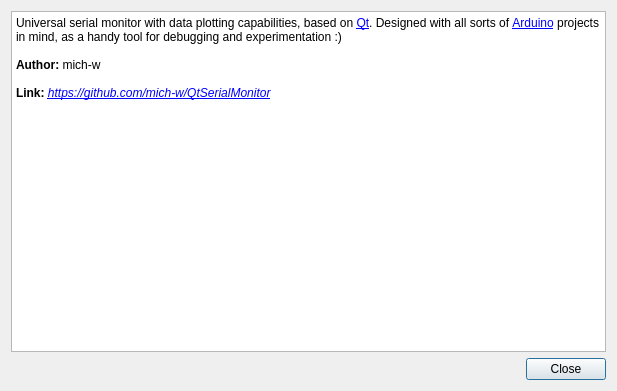
<?xml version="1.0" encoding="UTF-8"?>
<ui version="4.0">
 <class>InfoDialog</class>
 <widget class="QDialog" name="InfoDialog">
  <property name="geometry">
   <rect>
    <x>0</x>
    <y>0</y>
    <width>617</width>
    <height>391</height>
   </rect>
  </property>
  <property name="windowTitle">
   <string>Application Info</string>
  </property>
  <layout class="QGridLayout" name="gridLayout">
   <item row="1" column="1">
    <widget class="QPushButton" name="pushButtonClose">
     <property name="text">
      <string>Close</string>
     </property>
    </widget>
   </item>
   <item row="1" column="0">
    <spacer name="horizontalSpacer">
     <property name="orientation">
      <enum>Qt::Horizontal</enum>
     </property>
     <property name="sizeHint" stdset="0">
      <size>
       <width>40</width>
       <height>20</height>
      </size>
     </property>
    </spacer>
   </item>
   <item row="0" column="0" colspan="2">
    <widget class="QTextBrowser" name="textBrowser">
     <property name="html">
      <string>&lt;!DOCTYPE HTML PUBLIC &quot;-//W3C//DTD HTML 4.0//EN&quot; &quot;http://www.w3.org/TR/REC-html40/strict.dtd&quot;&gt;
&lt;html&gt;&lt;head&gt;&lt;meta name=&quot;qrichtext&quot; content=&quot;1&quot; /&gt;&lt;style type=&quot;text/css&quot;&gt;
p, li { white-space: pre-wrap; }
&lt;/style&gt;&lt;/head&gt;&lt;body style=&quot; font-family:'MS Shell Dlg 2'; font-size:8.25pt; font-weight:400; font-style:normal;&quot;&gt;
&lt;p style=&quot; margin-top:0px; margin-bottom:0px; margin-left:0px; margin-right:0px; -qt-block-indent:0; text-indent:0px;&quot;&gt;&lt;span style=&quot; font-family:'MS Shell Dlg 2'; font-size:9pt;&quot;&gt;Universal serial monitor with data plotting capabilities, based on &lt;/span&gt;&lt;a href=&quot;https://www.qt.io/&quot;&gt;&lt;span style=&quot; font-family:'MS Shell Dlg 2'; font-size:9pt; text-decoration: underline; color:#0000ff;&quot;&gt;Qt&lt;/span&gt;&lt;/a&gt;&lt;span style=&quot; font-family:'MS Shell Dlg 2'; font-size:9pt;&quot;&gt;. Designed with all sorts of &lt;/span&gt;&lt;a href=&quot;https://www.arduino.cc/&quot;&gt;&lt;span style=&quot; font-family:'MS Shell Dlg 2'; font-size:9pt; text-decoration: underline; color:#0000ff;&quot;&gt;Arduino&lt;/span&gt;&lt;/a&gt;&lt;span style=&quot; font-family:'MS Shell Dlg 2'; font-size:9pt;&quot;&gt; projects in mind, as a handy tool for debugging and experimentation :)&lt;/span&gt;&lt;/p&gt;
&lt;p style=&quot;-qt-paragraph-type:empty; margin-top:0px; margin-bottom:0px; margin-left:0px; margin-right:0px; -qt-block-indent:0; text-indent:0px; font-family:'MS Shell Dlg 2'; font-size:9pt; font-weight:600;&quot;&gt;&lt;br /&gt;&lt;/p&gt;
&lt;p style=&quot; margin-top:0px; margin-bottom:0px; margin-left:0px; margin-right:0px; -qt-block-indent:0; text-indent:0px;&quot;&gt;&lt;span style=&quot; font-family:'MS Shell Dlg 2'; font-size:9pt; font-weight:600;&quot;&gt;Author:&lt;/span&gt;&lt;span style=&quot; font-family:'MS Shell Dlg 2'; font-size:9pt;&quot;&gt; mich-w&lt;/span&gt;&lt;/p&gt;
&lt;p style=&quot;-qt-paragraph-type:empty; margin-top:0px; margin-bottom:0px; margin-left:0px; margin-right:0px; -qt-block-indent:0; text-indent:0px; font-family:'MS Shell Dlg 2'; font-size:9pt;&quot;&gt;&lt;br /&gt;&lt;/p&gt;
&lt;p style=&quot; margin-top:0px; margin-bottom:0px; margin-left:0px; margin-right:0px; -qt-block-indent:0; text-indent:0px;&quot;&gt;&lt;span style=&quot; font-family:'MS Shell Dlg 2'; font-size:9pt; font-weight:600;&quot;&gt;Link:&lt;/span&gt;&lt;span style=&quot; font-family:'MS Shell Dlg 2'; font-size:9pt;&quot;&gt; &lt;/span&gt;&lt;a href=&quot;https://github.com/mich-w/QtSerialMonitor&quot;&gt;&lt;span style=&quot; font-family:'MS Shell Dlg 2'; font-size:9pt; font-style:italic; text-decoration: underline; color:#0000ff;&quot;&gt;https://github.com/mich-w/QtSerialMonitor&lt;/span&gt;&lt;/a&gt;&lt;/p&gt;&lt;/body&gt;&lt;/html&gt;</string>
     </property>
     <property name="textInteractionFlags">
      <set>Qt::TextSelectableByKeyboard|Qt::TextSelectableByMouse</set>
     </property>
     <property name="openExternalLinks">
      <bool>false</bool>
     </property>
     <property name="openLinks">
      <bool>false</bool>
     </property>
    </widget>
   </item>
  </layout>
 </widget>
 <resources/>
 <connections/>
</ui>
